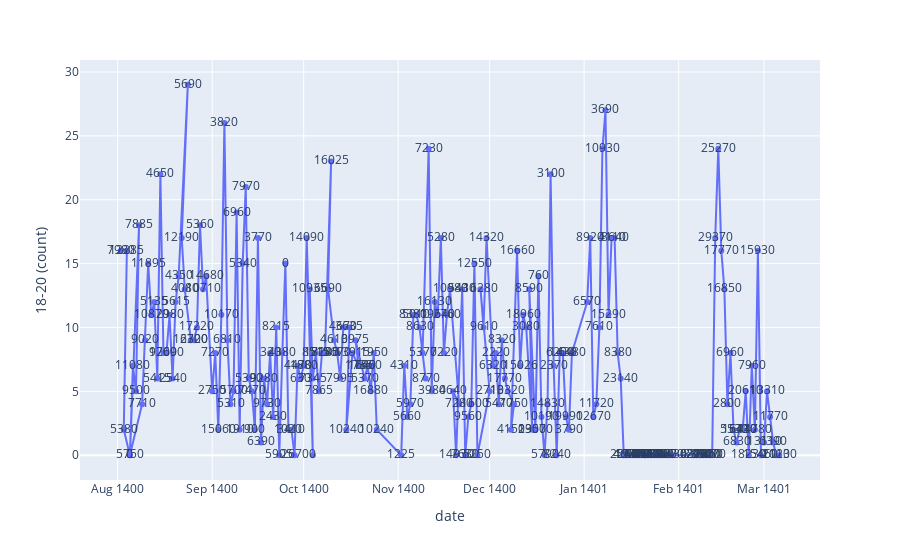
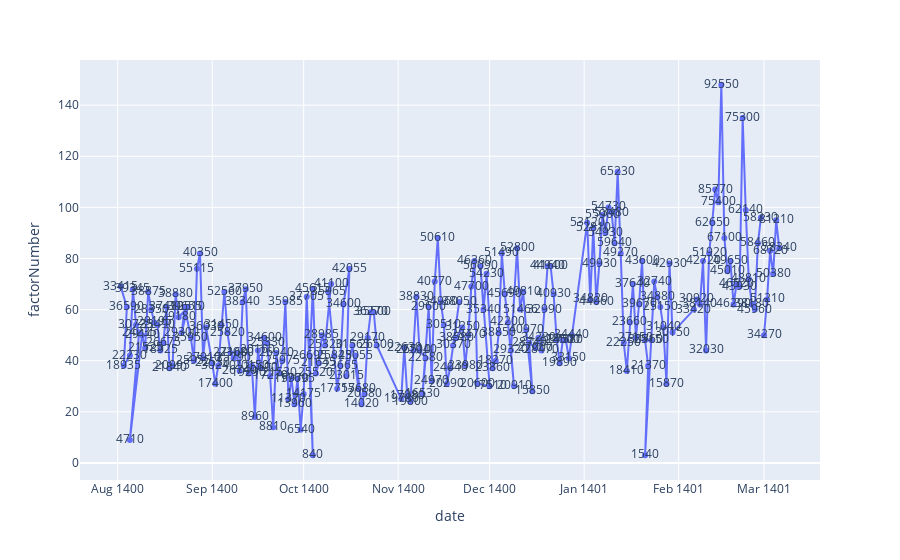

Write notebook code for charts like these, in order.
### Code cell
fig = px.line(food_df, x='date', y='18-20 (count)',  markers=True, text='21-22 (payment)')
fig.show()
fig2 = px.line(food_df, x='date', y='factorNumber', markers=True, text='sumPayment')
fig2.show()

### Figure 1 — Plotly figure (JSON) as saved in the notebook; plotly's stock layout.template omitted (floating-point values rounded to 4 significant figures; data arrays with more than 128 entries replaced by an {"elided": "..."} marker saying what was removed)
{"data": [{"hovertemplate": "date=%{x}<br>18-20 (count)=%{y}<br>21-22 (payment)=%{text}<extra></extra>", "legendgroup": "", "line": {"color": "#636efa", "dash": "solid"}, "marker": {"symbol": "circle"}, "mode": "lines+markers+text", "name": "", "orientation": "v", "showlegend": false, "text": {"elided": "205 int values"}, "type": "scatter", "x": {"elided": "205 str values"}, "xaxis": "x", "y": {"elided": "205 int values"}, "yaxis": "y"}], "layout": {"legend": {"tracegroupgap": 0}, "margin": {"t": 60}, "xaxis": {"anchor": "y", "domain": [0, 1], "title": {"text": "date"}}, "yaxis": {"anchor": "x", "domain": [0, 1], "title": {"text": "18-20 (count)"}}}}

### Figure 2 — Plotly figure (JSON) as saved in the notebook; plotly's stock layout.template omitted (floating-point values rounded to 4 significant figures; data arrays with more than 128 entries replaced by an {"elided": "..."} marker saying what was removed)
{"data": [{"hovertemplate": "date=%{x}<br>factorNumber=%{y}<br>sumPayment=%{text}<extra></extra>", "legendgroup": "", "line": {"color": "#636efa", "dash": "solid"}, "marker": {"symbol": "circle"}, "mode": "lines+markers+text", "name": "", "orientation": "v", "showlegend": false, "text": {"elided": "205 int values"}, "type": "scatter", "x": {"elided": "205 str values"}, "xaxis": "x", "y": {"elided": "205 int values"}, "yaxis": "y"}], "layout": {"legend": {"tracegroupgap": 0}, "margin": {"t": 60}, "xaxis": {"anchor": "y", "domain": [0, 1], "title": {"text": "date"}}, "yaxis": {"anchor": "x", "domain": [0, 1], "title": {"text": "factorNumber"}}}}
